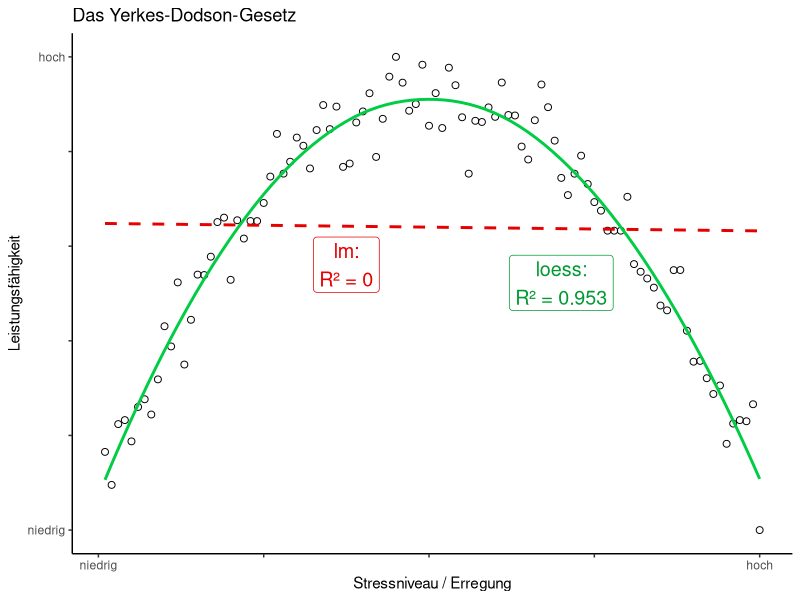

Here is the R script that generated this plot:
library(ggplot2)

p <- .5
q <- seq_len(100)
y <- (1200 - p * (q - 50)^2) / 12
y_noise <-  y + rnorm(length(q), 10, 7.5)
y_min <- min(y_noise)
y_max <- max(y_noise)
rsq_lm <- round(cor(y_noise, q)^2, 3)
rsq_poly <- round(summary(lm(y_noise ~ poly(q, 2)))$r.squared, 3)

ggplot(NULL, aes(q, y_noise)) +
  geom_jitter(height = 0, width = 0, shape = 21, size = 2) +
  geom_smooth(method = lm, color = "#e60000", se = FALSE, linetype = "dashed") +
  geom_smooth(method = loess, color = "#00cc44", se = FALSE) +
  geom_label(aes(x = 37.5, y = 65), color = "#e60000", size = 5,
             label = paste("lm:\nR² =", rsq_lm)) +
  geom_label(aes(x = 70, y = 60), color = "#009933", size = 5,
             label = paste("loess:\nR² =", rsq_poly)) +
  scale_y_continuous(breaks = c(seq(y_min, y_max, (y_max - y_min) / 5)),
                     labels = c("niedrig", "", "", "", "","hoch")) +
  scale_x_continuous(breaks = c(seq(0, 100, 25)),
                     labels = c("niedrig", rep("", 3),"hoch")) +
  labs(
    title = "Das Yerkes-Dodson-Gesetz",
    x = "Stressniveau / Erregung", y = "Leistungsfähigkeit"
  ) +
  theme_classic()
